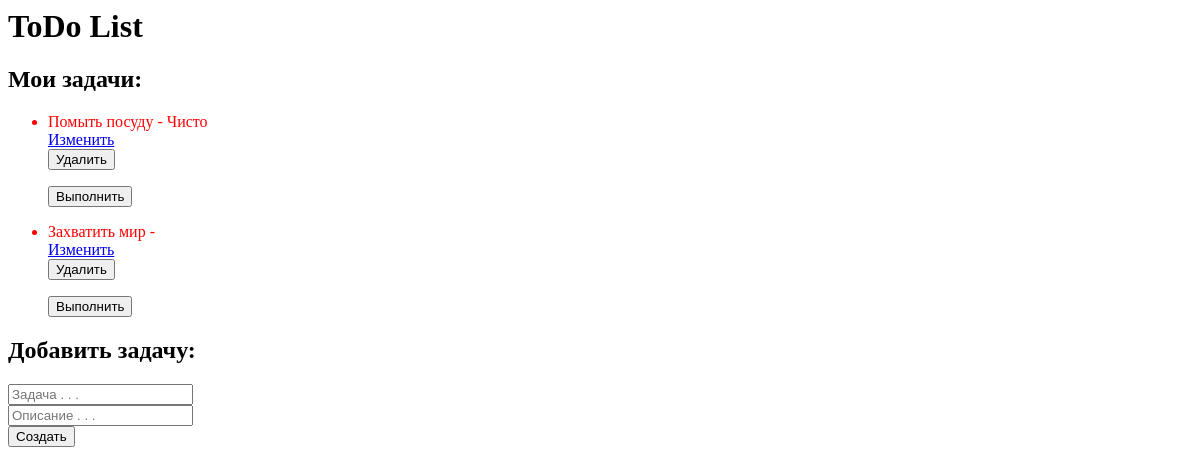
Before: / with the older database file.
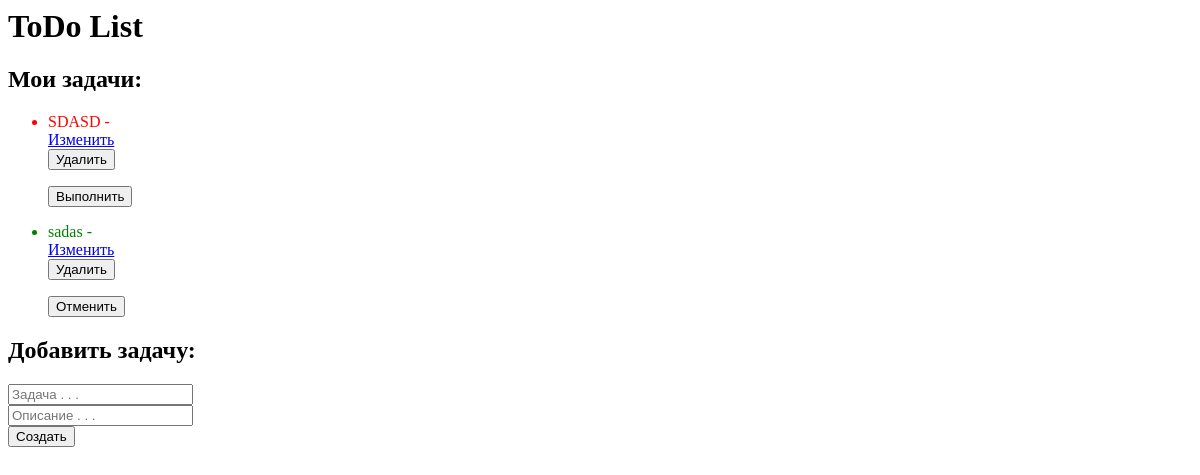
After: the same page with the newer database file.
### tables this page shows
CREATE TABLE tasks (
    id INTEGER PRIMARY KEY AUTOINCREMENT,
    title TEXT NOT NULL,
    description TEXT,
    done INTEGER DEFAULT 0);

### main.py (the view)
@app.route('/')
def main_page():
    tasks = database.get_all_tasks()
    return render_template('index.html', tasks=tasks)

### database.py (called while the page is built)
def get_connection():
    connection = sqlite3.connect('todo_list.db')
    connection.row_factory = sqlite3.Row
    return connection

def get_all_tasks():
    connection = get_connection()
    cursor = connection.cursor()
    cursor.execute('SELECT * FROM tasks')
    tasks = cursor.fetchall()
    connection.close()
    return tasks

### templates/index.html
<link rel="stylesheet" href="/static/style.css">
<h1>ToDo List</h1>
<h2>Мои задачи:</h2>
<ul>
{% for task in tasks %}
    <li class="{% if task.done %} done {% else %} undone {% endif %}">{{ task.title }} - {{task.description}}</li>
    <a href="/edit/{{task.id}}">Изменить</a>
    <form action="/delete/{{task.id}}" method="POST">
        <button>Удалить</button>
    </form>
    <form action="/done/{{task.id}}" method="POST">
        <button> {% if task.done %} Отменить {% else %} Выполнить {% endif %} </button>
    </form>
{% endfor %}
</ul>
<h2>Добавить задачу:</h2>
<form action="/add" method="POST">
    <input name="title" placeholder="Задача . . ."> <br>
    <input name="description" placeholder="Описание . . ."> <br>
    <button>Создать</button>
</form>

Changed rows visible on the page:
removed tasks: title "Помыть посуду", description "Чисто", done "Выполнить"
removed tasks: title "Захватить мир", done "Выполнить"
added tasks: title "SDASD", done "Выполнить"
added tasks: title "sadas", done "Отменить"
